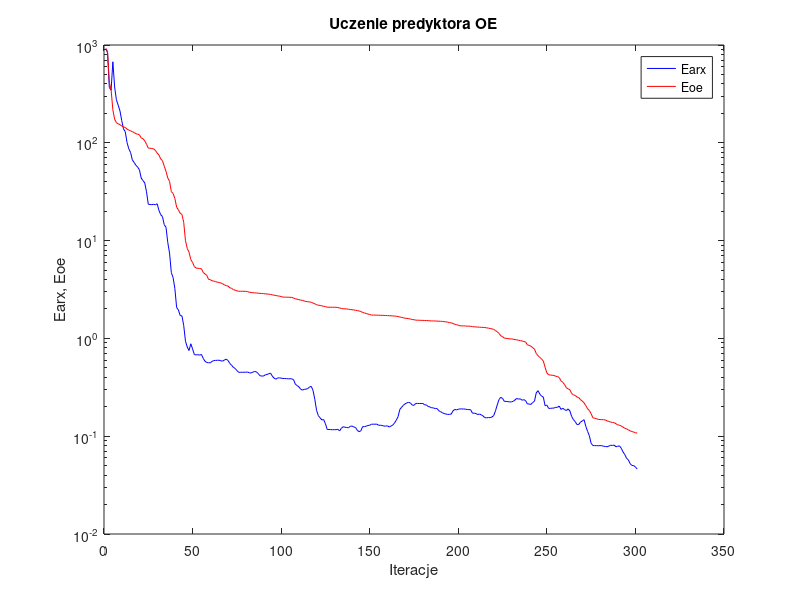
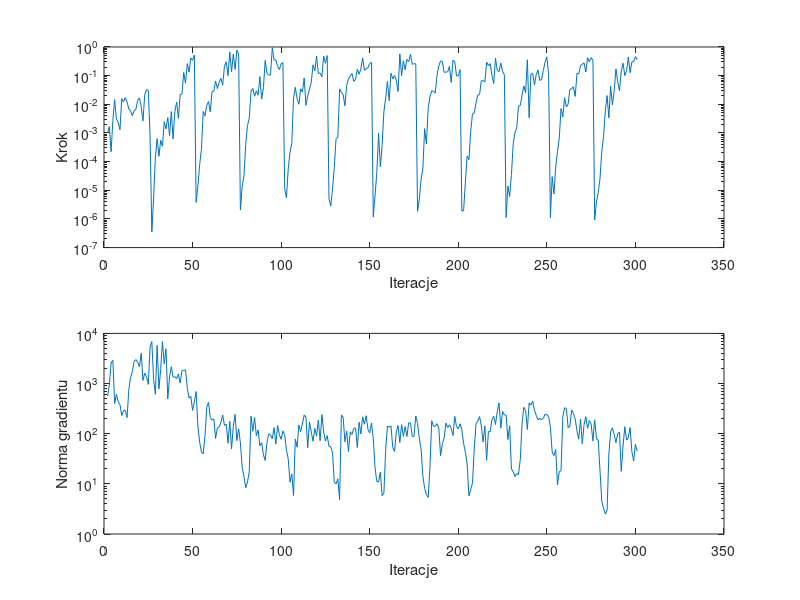

The MATLAB script that drew these images, in order:
%uczenie predyktora oe
clear all;
n=0; farx(n+1)=9.142257e+002; foe(n+1)=9.211125e+002; wspucz(n+1)=0.000000e+000; ng(n+1)=0.000000e+000;
%odnowa zmiennej metryki
n=1; farx(n+1)=8.337707e+002; foe(n+1)=8.612515e+002; krok(n+1)=1.001196e-003; ng(n+1)=5.607890e+002;
n=2; farx(n+1)=3.676377e+002; foe(n+1)=4.155326e+002; krok(n+1)=1.667309e-003; ng(n+1)=9.377654e+002;
n=3; farx(n+1)=3.452736e+002; foe(n+1)=3.491742e+002; krok(n+1)=2.197532e-004; ng(n+1)=2.572173e+003;
n=4; farx(n+1)=6.730583e+002; foe(n+1)=2.174042e+002; krok(n+1)=2.677949e-003; ng(n+1)=2.913925e+003;
n=5; farx(n+1)=3.725190e+002; foe(n+1)=1.742288e+002; krok(n+1)=1.450364e-002; ng(n+1)=4.018038e+002;
n=6; farx(n+1)=2.755171e+002; foe(n+1)=1.606844e+002; krok(n+1)=3.065383e-003; ng(n+1)=6.103158e+002;
n=7; farx(n+1)=2.427585e+002; foe(n+1)=1.565318e+002; krok(n+1)=2.359800e-003; ng(n+1)=4.352551e+002;
n=8; farx(n+1)=2.124340e+002; foe(n+1)=1.531893e+002; krok(n+1)=1.298462e-003; ng(n+1)=3.805823e+002;
n=9; farx(n+1)=1.690265e+002; foe(n+1)=1.488217e+002; krok(n+1)=1.561853e-002; ng(n+1)=2.300643e+002;
n=10; farx(n+1)=1.387518e+002; foe(n+1)=1.452237e+002; krok(n+1)=1.208515e-002; ng(n+1)=2.878048e+002;
n=11; farx(n+1)=1.299984e+002; foe(n+1)=1.434669e+002; krok(n+1)=1.703693e-002; ng(n+1)=2.946409e+002;
n=12; farx(n+1)=1.006224e+002; foe(n+1)=1.379888e+002; krok(n+1)=1.220118e-002; ng(n+1)=2.085927e+002;
n=13; farx(n+1)=8.690859e+001; foe(n+1)=1.348061e+002; krok(n+1)=6.884742e-003; ng(n+1)=7.509863e+002;
n=14; farx(n+1)=7.957143e+001; foe(n+1)=1.324767e+002; krok(n+1)=5.980899e-003; ng(n+1)=1.317580e+003;
n=15; farx(n+1)=6.686801e+001; foe(n+1)=1.300068e+002; krok(n+1)=4.001696e-003; ng(n+1)=1.723227e+003;
n=16; farx(n+1)=6.292170e+001; foe(n+1)=1.273062e+002; krok(n+1)=6.051627e-003; ng(n+1)=2.767863e+003;
n=17; farx(n+1)=5.890530e+001; foe(n+1)=1.239547e+002; krok(n+1)=6.606617e-003; ng(n+1)=3.000967e+003;
n=18; farx(n+1)=5.649322e+001; foe(n+1)=1.224001e+002; krok(n+1)=1.378623e-002; ng(n+1)=2.693924e+003;
n=19; farx(n+1)=5.292280e+001; foe(n+1)=1.207309e+002; krok(n+1)=1.672559e-002; ng(n+1)=2.140028e+003;
n=20; farx(n+1)=4.357963e+001; foe(n+1)=1.121921e+002; krok(n+1)=8.128862e-003; ng(n+1)=4.009988e+003;
n=21; farx(n+1)=4.110160e+001; foe(n+1)=1.102711e+002; krok(n+1)=2.634602e-003; ng(n+1)=1.156142e+003;
n=22; farx(n+1)=3.883761e+001; foe(n+1)=1.047209e+002; krok(n+1)=2.165649e-002; ng(n+1)=1.606540e+003;
n=23; farx(n+1)=3.153685e+001; foe(n+1)=9.666572e+001; krok(n+1)=3.250383e-002; ng(n+1)=1.377454e+003;
n=24; farx(n+1)=2.355587e+001; foe(n+1)=8.826649e+001; krok(n+1)=3.070634e-002; ng(n+1)=9.629962e+002;
n=25; farx(n+1)=2.335051e+001; foe(n+1)=8.803510e+001; krok(n+1)=7.899388e-004; ng(n+1)=5.329370e+003;
%odnowa zmiennej metryki
n=26; farx(n+1)=2.333646e+001; foe(n+1)=8.736459e+001; krok(n+1)=3.558340e-007; ng(n+1)=6.878408e+003;
n=27; farx(n+1)=2.347882e+001; foe(n+1)=8.684084e+001; krok(n+1)=5.403553e-006; ng(n+1)=1.205713e+003;
n=28; farx(n+1)=2.323752e+001; foe(n+1)=8.363382e+001; krok(n+1)=1.412779e-004; ng(n+1)=6.113490e+002;
n=29; farx(n+1)=2.381559e+001; foe(n+1)=7.864717e+001; krok(n+1)=6.328553e-004; ng(n+1)=5.757383e+003;
n=30; farx(n+1)=2.041493e+001; foe(n+1)=7.497674e+001; krok(n+1)=1.543265e-004; ng(n+1)=7.788985e+002;
n=31; farx(n+1)=1.841452e+001; foe(n+1)=6.848784e+001; krok(n+1)=5.534736e-004; ng(n+1)=1.923416e+003;
n=32; farx(n+1)=1.760874e+001; foe(n+1)=6.559742e+001; krok(n+1)=3.423805e-004; ng(n+1)=6.871484e+003;
n=33; farx(n+1)=1.454857e+001; foe(n+1)=5.767510e+001; krok(n+1)=2.456077e-003; ng(n+1)=2.490517e+003;
n=34; farx(n+1)=1.367223e+001; foe(n+1)=5.106590e+001; krok(n+1)=1.389400e-003; ng(n+1)=4.914790e+003;
n=35; farx(n+1)=9.564945e+000; foe(n+1)=4.370510e+001; krok(n+1)=3.426502e-003; ng(n+1)=4.901330e+002;
n=36; farx(n+1)=7.454959e+000; foe(n+1)=4.033252e+001; krok(n+1)=8.062699e-004; ng(n+1)=1.350140e+003;
n=37; farx(n+1)=4.712053e+000; foe(n+1)=3.167493e+001; krok(n+1)=5.557598e-003; ng(n+1)=2.154754e+003;
n=38; farx(n+1)=4.185978e+000; foe(n+1)=3.033755e+001; krok(n+1)=6.191918e-004; ng(n+1)=1.346541e+003;
n=39; farx(n+1)=3.234916e+000; foe(n+1)=2.698170e+001; krok(n+1)=5.631405e-003; ng(n+1)=1.364878e+003;
n=40; farx(n+1)=2.071331e+000; foe(n+1)=2.196977e+001; krok(n+1)=1.199493e-002; ng(n+1)=1.263531e+003;
n=41; farx(n+1)=1.952793e+000; foe(n+1)=2.062725e+001; krok(n+1)=3.240245e-003; ng(n+1)=1.537692e+003;
n=42; farx(n+1)=1.714712e+000; foe(n+1)=1.904077e+001; krok(n+1)=2.173419e-002; ng(n+1)=1.022442e+003;
n=43; farx(n+1)=1.697942e+000; foe(n+1)=1.850481e+001; krok(n+1)=2.272397e-002; ng(n+1)=1.802061e+003;
n=44; farx(n+1)=1.354735e+000; foe(n+1)=1.534927e+001; krok(n+1)=1.284644e-001; ng(n+1)=1.838846e+003;
n=45; farx(n+1)=9.356860e-001; foe(n+1)=9.962575e+000; krok(n+1)=5.442027e-002; ng(n+1)=1.875542e+003;
n=46; farx(n+1)=8.158434e-001; foe(n+1)=8.304422e+000; krok(n+1)=2.617897e-001; ng(n+1)=8.374991e+002;
n=47; farx(n+1)=7.518992e-001; foe(n+1)=7.612261e+000; krok(n+1)=1.329187e-001; ng(n+1)=5.111487e+002;
n=48; farx(n+1)=8.812325e-001; foe(n+1)=6.410044e+000; krok(n+1)=4.128102e-001; ng(n+1)=5.567238e+002;
n=49; farx(n+1)=7.814474e-001; foe(n+1)=5.970058e+000; krok(n+1)=3.428611e-001; ng(n+1)=2.922351e+002;
n=50; farx(n+1)=6.828774e-001; foe(n+1)=5.427005e+000; krok(n+1)=5.168653e-001; ng(n+1)=4.332194e+002;
%odnowa zmiennej metryki
n=51; farx(n+1)=6.783983e-001; foe(n+1)=5.237656e+000; krok(n+1)=3.793219e-006; ng(n+1)=6.920968e+002;
n=52; farx(n+1)=6.820284e-001; foe(n+1)=5.212352e+000; krok(n+1)=1.404624e-005; ng(n+1)=1.430688e+002;
n=53; farx(n+1)=6.739212e-001; foe(n+1)=5.186232e+000; krok(n+1)=7.777812e-005; ng(n+1)=6.759646e+001;
n=54; farx(n+1)=6.856288e-001; foe(n+1)=5.154959e+000; krok(n+1)=2.697438e-004; ng(n+1)=4.292748e+001;
n=55; farx(n+1)=6.252146e-001; foe(n+1)=4.728681e+000; krok(n+1)=5.608324e-003; ng(n+1)=3.961189e+001;
n=56; farx(n+1)=5.847798e-001; foe(n+1)=4.556252e+000; krok(n+1)=3.917519e-003; ng(n+1)=8.802937e+001;
n=57; farx(n+1)=5.670220e-001; foe(n+1)=4.423500e+000; krok(n+1)=9.041785e-003; ng(n+1)=3.406463e+002;
n=58; farx(n+1)=5.643288e-001; foe(n+1)=4.011722e+000; krok(n+1)=1.251384e-002; ng(n+1)=4.217994e+002;
n=59; farx(n+1)=5.632180e-001; foe(n+1)=3.990154e+000; krok(n+1)=5.445782e-003; ng(n+1)=2.100327e+002;
n=60; farx(n+1)=5.816417e-001; foe(n+1)=3.880812e+000; krok(n+1)=2.835564e-002; ng(n+1)=1.866193e+002;
n=61; farx(n+1)=5.937590e-001; foe(n+1)=3.855723e+000; krok(n+1)=2.867438e-002; ng(n+1)=1.973421e+002;
n=62; farx(n+1)=5.958096e-001; foe(n+1)=3.803845e+000; krok(n+1)=6.423218e-002; ng(n+1)=8.043520e+001;
n=63; farx(n+1)=5.973074e-001; foe(n+1)=3.759518e+000; krok(n+1)=3.552033e-002; ng(n+1)=1.309343e+002;
n=64; farx(n+1)=5.981302e-001; foe(n+1)=3.728963e+000; krok(n+1)=5.851700e-002; ng(n+1)=1.354728e+002;
n=65; farx(n+1)=5.902578e-001; foe(n+1)=3.684641e+000; krok(n+1)=8.000730e-002; ng(n+1)=1.674218e+002;
n=66; farx(n+1)=5.855544e-001; foe(n+1)=3.621746e+000; krok(n+1)=4.614317e-002; ng(n+1)=2.362157e+002;
n=67; farx(n+1)=6.017658e-001; foe(n+1)=3.526472e+000; krok(n+1)=2.143812e-001; ng(n+1)=1.463108e+002;
n=68; farx(n+1)=6.137635e-001; foe(n+1)=3.460353e+000; krok(n+1)=3.026447e-001; ng(n+1)=1.549887e+002;
n=69; farx(n+1)=5.944036e-001; foe(n+1)=3.429747e+000; krok(n+1)=1.000852e-001; ng(n+1)=6.473274e+001;
n=70; farx(n+1)=5.546882e-001; foe(n+1)=3.293227e+000; krok(n+1)=6.744582e-001; ng(n+1)=1.769164e+002;
n=71; farx(n+1)=5.319751e-001; foe(n+1)=3.255173e+000; krok(n+1)=1.362644e-001; ng(n+1)=4.952036e+001;
n=72; farx(n+1)=5.064549e-001; foe(n+1)=3.150796e+000; krok(n+1)=5.642809e-001; ng(n+1)=1.404343e+002;
n=73; farx(n+1)=4.935766e-001; foe(n+1)=3.118505e+000; krok(n+1)=1.652088e-001; ng(n+1)=2.420552e+002;
n=74; farx(n+1)=4.689570e-001; foe(n+1)=3.067680e+000; krok(n+1)=7.773108e-001; ng(n+1)=7.282667e+001;
n=75; farx(n+1)=4.500871e-001; foe(n+1)=3.033750e+000; krok(n+1)=5.636152e-001; ng(n+1)=1.246300e+002;
%odnowa zmiennej metryki
n=76; farx(n+1)=4.501562e-001; foe(n+1)=3.032671e+000; krok(n+1)=2.056671e-006; ng(n+1)=6.556814e+001;
n=77; farx(n+1)=4.503602e-001; foe(n+1)=3.032129e+000; krok(n+1)=1.350026e-005; ng(n+1)=2.106817e+001;
n=78; farx(n+1)=4.511102e-001; foe(n+1)=3.031564e+000; krok(n+1)=3.145966e-005; ng(n+1)=1.407287e+001;
n=79; farx(n+1)=4.506695e-001; foe(n+1)=3.029648e+000; krok(n+1)=4.029366e-004; ng(n+1)=8.357680e+000;
n=80; farx(n+1)=4.533362e-001; foe(n+1)=3.012173e+000; krok(n+1)=1.812955e-003; ng(n+1)=1.089532e+001;
n=81; farx(n+1)=4.455089e-001; foe(n+1)=2.966704e+000; krok(n+1)=3.253129e-003; ng(n+1)=1.749449e+001;
n=82; farx(n+1)=4.428808e-001; foe(n+1)=2.948018e+000; krok(n+1)=2.835564e-002; ng(n+1)=2.233079e+002;
n=83; farx(n+1)=4.512264e-001; foe(n+1)=2.931173e+000; krok(n+1)=3.586741e-002; ng(n+1)=1.113747e+002;
n=84; farx(n+1)=4.594210e-001; foe(n+1)=2.920722e+000; krok(n+1)=1.906683e-002; ng(n+1)=2.100520e+002;
n=85; farx(n+1)=4.552399e-001; foe(n+1)=2.917426e+000; krok(n+1)=2.954351e-002; ng(n+1)=9.114882e+001;
n=86; farx(n+1)=4.383568e-001; foe(n+1)=2.901577e+000; krok(n+1)=2.074719e-002; ng(n+1)=1.182936e+002;
n=87; farx(n+1)=4.157131e-001; foe(n+1)=2.883673e+000; krok(n+1)=9.233170e-002; ng(n+1)=5.723025e+001;
n=88; farx(n+1)=4.123321e-001; foe(n+1)=2.878828e+000; krok(n+1)=1.525264e-002; ng(n+1)=6.643871e+001;
n=89; farx(n+1)=4.119426e-001; foe(n+1)=2.871143e+000; krok(n+1)=3.818352e-002; ng(n+1)=3.779979e+001;
n=90; farx(n+1)=4.236287e-001; foe(n+1)=2.855658e+000; krok(n+1)=3.421659e-001; ng(n+1)=2.923937e+001;
n=91; farx(n+1)=4.278377e-001; foe(n+1)=2.844654e+000; krok(n+1)=1.197092e-001; ng(n+1)=6.669625e+001;
n=92; farx(n+1)=4.350823e-001; foe(n+1)=2.831507e+000; krok(n+1)=1.047148e-001; ng(n+1)=9.928487e+001;
n=93; farx(n+1)=4.414073e-001; foe(n+1)=2.820186e+000; krok(n+1)=1.067078e-001; ng(n+1)=9.481320e+001;
n=94; farx(n+1)=4.121245e-001; foe(n+1)=2.790726e+000; krok(n+1)=9.471081e-001; ng(n+1)=7.946716e+001;
n=95; farx(n+1)=3.927301e-001; foe(n+1)=2.765770e+000; krok(n+1)=3.550835e-001; ng(n+1)=1.323819e+002;
n=96; farx(n+1)=3.827424e-001; foe(n+1)=2.748564e+000; krok(n+1)=3.505976e-001; ng(n+1)=6.207272e+001;
n=97; farx(n+1)=3.939997e-001; foe(n+1)=2.718021e+000; krok(n+1)=2.134155e-001; ng(n+1)=1.461261e+002;
n=98; farx(n+1)=3.948779e-001; foe(n+1)=2.706639e+000; krok(n+1)=1.627922e-001; ng(n+1)=9.512602e+001;
n=99; farx(n+1)=3.925628e-001; foe(n+1)=2.678484e+000; krok(n+1)=2.587256e-001; ng(n+1)=7.716777e+001;
n=100; farx(n+1)=3.889593e-001; foe(n+1)=2.645947e+000; krok(n+1)=2.841626e-001; ng(n+1)=1.132384e+002;
%odnowa zmiennej metryki
n=101; farx(n+1)=3.885188e-001; foe(n+1)=2.640194e+000; krok(n+1)=1.168403e-005; ng(n+1)=9.580905e+001;
n=102; farx(n+1)=3.882129e-001; foe(n+1)=2.639341e+000; krok(n+1)=5.421647e-006; ng(n+1)=4.695459e+001;
n=103; farx(n+1)=3.858059e-001; foe(n+1)=2.634473e+000; krok(n+1)=5.582033e-005; ng(n+1)=3.147359e+001;
n=104; farx(n+1)=3.871817e-001; foe(n+1)=2.632953e+000; krok(n+1)=2.116763e-004; ng(n+1)=1.080489e+001;
n=105; farx(n+1)=3.855157e-001; foe(n+1)=2.627007e+000; krok(n+1)=4.302964e-004; ng(n+1)=1.577561e+001;
n=106; farx(n+1)=3.790622e-001; foe(n+1)=2.582494e+000; krok(n+1)=1.631060e-002; ng(n+1)=5.870215e+000;
n=107; farx(n+1)=3.405143e-001; foe(n+1)=2.543836e+000; krok(n+1)=3.923753e-002; ng(n+1)=7.843175e+001;
n=108; farx(n+1)=3.296025e-001; foe(n+1)=2.516208e+000; krok(n+1)=1.576669e-002; ng(n+1)=5.379773e+001;
n=109; farx(n+1)=3.200039e-001; foe(n+1)=2.493434e+000; krok(n+1)=1.004449e-002; ng(n+1)=1.490426e+002;
n=110; farx(n+1)=3.028083e-001; foe(n+1)=2.462156e+000; krok(n+1)=3.467713e-002; ng(n+1)=1.099442e+002;
n=111; farx(n+1)=2.960481e-001; foe(n+1)=2.448855e+000; krok(n+1)=2.672451e-002; ng(n+1)=1.560768e+002;
n=112; farx(n+1)=3.015450e-001; foe(n+1)=2.414973e+000; krok(n+1)=8.277891e-002; ng(n+1)=2.355496e+002;
n=113; farx(n+1)=3.024800e-001; foe(n+1)=2.389362e+000; krok(n+1)=9.289554e-003; ng(n+1)=2.150255e+002;
n=114; farx(n+1)=3.073911e-001; foe(n+1)=2.371650e+000; krok(n+1)=2.000182e-002; ng(n+1)=5.255093e+001;
n=115; farx(n+1)=3.180228e-001; foe(n+1)=2.360836e+000; krok(n+1)=3.393376e-002; ng(n+1)=1.701885e+002;
n=116; farx(n+1)=3.236775e-001; foe(n+1)=2.341142e+000; krok(n+1)=5.857529e-002; ng(n+1)=1.079573e+002;
n=117; farx(n+1)=2.932330e-001; foe(n+1)=2.298127e+000; krok(n+1)=2.393567e-001; ng(n+1)=7.070497e+001;
n=118; farx(n+1)=2.385315e-001; foe(n+1)=2.257228e+000; krok(n+1)=1.468011e-001; ng(n+1)=1.275213e+002;
n=119; farx(n+1)=1.836142e-001; foe(n+1)=2.212253e+000; krok(n+1)=4.764226e-001; ng(n+1)=8.934618e+001;
n=120; farx(n+1)=1.621619e-001; foe(n+1)=2.183582e+000; krok(n+1)=1.183650e-001; ng(n+1)=1.861979e+002;
n=121; farx(n+1)=1.542592e-001; foe(n+1)=2.170765e+000; krok(n+1)=1.237945e-001; ng(n+1)=7.245923e+001;
n=122; farx(n+1)=1.465276e-001; foe(n+1)=2.149983e+000; krok(n+1)=9.137743e-002; ng(n+1)=2.401064e+002;
n=123; farx(n+1)=1.478890e-001; foe(n+1)=2.131747e+000; krok(n+1)=4.811170e-001; ng(n+1)=1.095064e+002;
n=124; farx(n+1)=1.342939e-001; foe(n+1)=2.112883e+000; krok(n+1)=2.701916e-001; ng(n+1)=7.118257e+001;
n=125; farx(n+1)=1.171897e-001; foe(n+1)=2.085303e+000; krok(n+1)=5.005775e-001; ng(n+1)=9.163879e+001;
%odnowa zmiennej metryki
n=126; farx(n+1)=1.170499e-001; foe(n+1)=2.084228e+000; krok(n+1)=5.036867e-006; ng(n+1)=5.594120e+001;
n=127; farx(n+1)=1.169168e-001; foe(n+1)=2.083461e+000; krok(n+1)=2.815262e-006; ng(n+1)=5.481647e+001;
n=128; farx(n+1)=1.163975e-001; foe(n+1)=2.082360e+000; krok(n+1)=1.103022e-005; ng(n+1)=4.163005e+001;
n=129; farx(n+1)=1.166837e-001; foe(n+1)=2.081920e+000; krok(n+1)=6.121123e-005; ng(n+1)=1.070308e+001;
n=130; farx(n+1)=1.165799e-001; foe(n+1)=2.078095e+000; krok(n+1)=6.502194e-004; ng(n+1)=1.004232e+001;
n=131; farx(n+1)=1.177431e-001; foe(n+1)=2.071662e+000; krok(n+1)=6.946998e-004; ng(n+1)=1.259895e+001;
n=132; farx(n+1)=1.133014e-001; foe(n+1)=2.043057e+000; krok(n+1)=3.450322e-002; ng(n+1)=4.835468e+000;
n=133; farx(n+1)=1.205725e-001; foe(n+1)=2.026781e+000; krok(n+1)=2.630605e-002; ng(n+1)=2.363977e+002;
n=134; farx(n+1)=1.249819e-001; foe(n+1)=2.010001e+000; krok(n+1)=2.191235e-002; ng(n+1)=2.125790e+002;
n=135; farx(n+1)=1.235814e-001; foe(n+1)=2.006955e+000; krok(n+1)=8.855578e-003; ng(n+1)=6.884395e+001;
n=136; farx(n+1)=1.227864e-001; foe(n+1)=2.000837e+000; krok(n+1)=4.568872e-002; ng(n+1)=1.132701e+002;
n=137; farx(n+1)=1.220034e-001; foe(n+1)=1.988716e+000; krok(n+1)=7.682071e-002; ng(n+1)=4.421629e+001;
n=138; farx(n+1)=1.263197e-001; foe(n+1)=1.971949e+000; krok(n+1)=9.809225e-002; ng(n+1)=1.088729e+002;
n=139; farx(n+1)=1.270734e-001; foe(n+1)=1.967468e+000; krok(n+1)=1.183885e-001; ng(n+1)=9.647101e+001;
n=140; farx(n+1)=1.243935e-001; foe(n+1)=1.953505e+000; krok(n+1)=6.345427e-002; ng(n+1)=1.270796e+002;
n=141; farx(n+1)=1.227513e-001; foe(n+1)=1.939235e+000; krok(n+1)=7.414397e-002; ng(n+1)=1.305329e+002;
n=142; farx(n+1)=1.147478e-001; foe(n+1)=1.925969e+000; krok(n+1)=1.668612e-001; ng(n+1)=5.300009e+001;
n=143; farx(n+1)=1.112501e-001; foe(n+1)=1.908287e+000; krok(n+1)=1.114169e-001; ng(n+1)=1.695694e+002;
n=144; farx(n+1)=1.135268e-001; foe(n+1)=1.886403e+000; krok(n+1)=1.702433e-001; ng(n+1)=9.903623e+001;
n=145; farx(n+1)=1.254048e-001; foe(n+1)=1.841327e+000; krok(n+1)=4.144507e-001; ng(n+1)=2.164679e+002;
n=146; farx(n+1)=1.249857e-001; foe(n+1)=1.823226e+000; krok(n+1)=1.540951e-001; ng(n+1)=1.542127e+002;
n=147; farx(n+1)=1.266828e-001; foe(n+1)=1.799041e+000; krok(n+1)=1.732520e-001; ng(n+1)=2.284583e+002;
n=148; farx(n+1)=1.286632e-001; foe(n+1)=1.771756e+000; krok(n+1)=1.886278e-001; ng(n+1)=1.221524e+002;
n=149; farx(n+1)=1.293676e-001; foe(n+1)=1.756943e+000; krok(n+1)=2.701727e-001; ng(n+1)=1.040064e+002;
n=150; farx(n+1)=1.327162e-001; foe(n+1)=1.732605e+000; krok(n+1)=2.886121e-001; ng(n+1)=1.634830e+002;
%odnowa zmiennej metryki
n=151; farx(n+1)=1.326554e-001; foe(n+1)=1.732056e+000; krok(n+1)=1.162471e-006; ng(n+1)=8.029669e+001;
n=152; farx(n+1)=1.326830e-001; foe(n+1)=1.731880e+000; krok(n+1)=6.453292e-006; ng(n+1)=2.123252e+001;
n=153; farx(n+1)=1.329187e-001; foe(n+1)=1.731493e+000; krok(n+1)=4.204485e-005; ng(n+1)=1.113656e+001;
n=154; farx(n+1)=1.294767e-001; foe(n+1)=1.724356e+000; krok(n+1)=9.776905e-004; ng(n+1)=1.086795e+001;
n=155; farx(n+1)=1.294699e-001; foe(n+1)=1.723281e+000; krok(n+1)=6.615676e-005; ng(n+1)=1.703767e+001;
n=156; farx(n+1)=1.287504e-001; foe(n+1)=1.722697e+000; krok(n+1)=3.624433e-004; ng(n+1)=5.797551e+000;
n=157; farx(n+1)=1.269314e-001; foe(n+1)=1.716786e+000; krok(n+1)=5.485375e-003; ng(n+1)=6.475985e+000;
n=158; farx(n+1)=1.269359e-001; foe(n+1)=1.713940e+000; krok(n+1)=1.683407e-002; ng(n+1)=4.767166e+001;
n=159; farx(n+1)=1.277350e-001; foe(n+1)=1.710392e+000; krok(n+1)=6.268030e-002; ng(n+1)=1.427770e+002;
n=160; farx(n+1)=1.239844e-001; foe(n+1)=1.708389e+000; krok(n+1)=1.349272e-002; ng(n+1)=1.347258e+002;
n=161; farx(n+1)=1.270050e-001; foe(n+1)=1.702562e+000; krok(n+1)=1.221956e-001; ng(n+1)=1.435227e+002;
n=162; farx(n+1)=1.297578e-001; foe(n+1)=1.698511e+000; krok(n+1)=7.672268e-002; ng(n+1)=5.331478e+001;
n=163; farx(n+1)=1.364898e-001; foe(n+1)=1.692354e+000; krok(n+1)=1.015974e-001; ng(n+1)=4.452969e+001;
n=164; farx(n+1)=1.459625e-001; foe(n+1)=1.683858e+000; krok(n+1)=6.905442e-002; ng(n+1)=1.093050e+002;
n=165; farx(n+1)=1.583962e-001; foe(n+1)=1.674222e+000; krok(n+1)=2.788178e-002; ng(n+1)=1.457723e+002;
n=166; farx(n+1)=1.880745e-001; foe(n+1)=1.652943e+000; krok(n+1)=5.752763e-001; ng(n+1)=6.673256e+001;
n=167; farx(n+1)=1.975145e-001; foe(n+1)=1.643417e+000; krok(n+1)=1.003991e-001; ng(n+1)=1.521198e+002;
n=168; farx(n+1)=2.071529e-001; foe(n+1)=1.624224e+000; krok(n+1)=3.324062e-001; ng(n+1)=8.831785e+001;
n=169; farx(n+1)=2.145239e-001; foe(n+1)=1.609823e+000; krok(n+1)=1.619492e-001; ng(n+1)=1.385991e+002;
n=170; farx(n+1)=2.191629e-001; foe(n+1)=1.601119e+000; krok(n+1)=3.691454e-001; ng(n+1)=8.776314e+001;
n=171; farx(n+1)=2.223389e-001; foe(n+1)=1.590981e+000; krok(n+1)=3.081903e-001; ng(n+1)=1.653003e+002;
n=172; farx(n+1)=2.180201e-001; foe(n+1)=1.578586e+000; krok(n+1)=5.535078e-001; ng(n+1)=1.640965e+002;
n=173; farx(n+1)=2.081398e-001; foe(n+1)=1.562197e+000; krok(n+1)=2.475890e-001; ng(n+1)=8.829291e+001;
n=174; farx(n+1)=2.068335e-001; foe(n+1)=1.551185e+000; krok(n+1)=2.621866e-001; ng(n+1)=8.819402e+001;
n=175; farx(n+1)=2.165334e-001; foe(n+1)=1.537339e+000; krok(n+1)=2.567403e-001; ng(n+1)=2.254047e+002;
%odnowa zmiennej metryki
n=176; farx(n+1)=2.161623e-001; foe(n+1)=1.534919e+000; krok(n+1)=1.845341e-006; ng(n+1)=1.612339e+002;
n=177; farx(n+1)=2.161256e-001; foe(n+1)=1.533002e+000; krok(n+1)=4.833762e-006; ng(n+1)=8.038228e+001;
n=178; farx(n+1)=2.158220e-001; foe(n+1)=1.529667e+000; krok(n+1)=2.449700e-005; ng(n+1)=4.935039e+001;
n=179; farx(n+1)=2.165152e-001; foe(n+1)=1.528917e+000; krok(n+1)=5.560902e-005; ng(n+1)=1.427190e+001;
n=180; farx(n+1)=2.092756e-001; foe(n+1)=1.523599e+000; krok(n+1)=1.420511e-003; ng(n+1)=8.167585e+000;
n=181; farx(n+1)=2.087522e-001; foe(n+1)=1.522797e+000; krok(n+1)=4.089425e-004; ng(n+1)=6.109518e+000;
n=182; farx(n+1)=2.013058e-001; foe(n+1)=1.519008e+000; krok(n+1)=7.242402e-003; ng(n+1)=5.391309e+000;
n=183; farx(n+1)=1.990303e-001; foe(n+1)=1.511964e+000; krok(n+1)=1.835014e-002; ng(n+1)=2.130782e+001;
n=184; farx(n+1)=1.952404e-001; foe(n+1)=1.508832e+000; krok(n+1)=2.946581e-002; ng(n+1)=1.815158e+002;
n=185; farx(n+1)=1.947075e-001; foe(n+1)=1.507662e+000; krok(n+1)=2.857938e-002; ng(n+1)=1.398059e+002;
n=186; farx(n+1)=1.912743e-001; foe(n+1)=1.506336e+000; krok(n+1)=2.476948e-002; ng(n+1)=1.405112e+002;
n=187; farx(n+1)=1.918927e-001; foe(n+1)=1.503372e+000; krok(n+1)=1.046893e-001; ng(n+1)=1.583457e+002;
n=188; farx(n+1)=1.820960e-001; foe(n+1)=1.499849e+000; krok(n+1)=2.203117e-001; ng(n+1)=1.295785e+002;
n=189; farx(n+1)=1.782657e-001; foe(n+1)=1.495760e+000; krok(n+1)=3.262230e-001; ng(n+1)=3.642949e+001;
n=190; farx(n+1)=1.737530e-001; foe(n+1)=1.492469e+000; krok(n+1)=3.169310e-001; ng(n+1)=6.298970e+001;
n=191; farx(n+1)=1.704288e-001; foe(n+1)=1.484348e+000; krok(n+1)=1.298300e-001; ng(n+1)=8.100616e+001;
n=192; farx(n+1)=1.685410e-001; foe(n+1)=1.476444e+000; krok(n+1)=1.336126e-001; ng(n+1)=1.623983e+002;
n=193; farx(n+1)=1.669878e-001; foe(n+1)=1.467741e+000; krok(n+1)=1.354890e-001; ng(n+1)=1.328939e+002;
n=194; farx(n+1)=1.671397e-001; foe(n+1)=1.447459e+000; krok(n+1)=2.106628e-001; ng(n+1)=1.504971e+002;
n=195; farx(n+1)=1.683367e-001; foe(n+1)=1.443545e+000; krok(n+1)=5.793922e-002; ng(n+1)=1.270456e+002;
n=196; farx(n+1)=1.815100e-001; foe(n+1)=1.419966e+000; krok(n+1)=3.435737e-001; ng(n+1)=9.211950e+001;
n=197; farx(n+1)=1.879494e-001; foe(n+1)=1.394662e+000; krok(n+1)=3.091015e-001; ng(n+1)=2.209638e+002;
n=198; farx(n+1)=1.856778e-001; foe(n+1)=1.381872e+000; krok(n+1)=9.809225e-002; ng(n+1)=1.390838e+002;
n=199; farx(n+1)=1.887606e-001; foe(n+1)=1.364650e+000; krok(n+1)=9.809225e-002; ng(n+1)=1.247723e+002;
n=200; farx(n+1)=1.901458e-001; foe(n+1)=1.344960e+000; krok(n+1)=1.619492e-001; ng(n+1)=1.576678e+002;
%odnowa zmiennej metryki
n=201; farx(n+1)=1.899246e-001; foe(n+1)=1.343422e+000; krok(n+1)=1.883851e-006; ng(n+1)=1.187503e+002;
n=202; farx(n+1)=1.899159e-001; foe(n+1)=1.342739e+000; krok(n+1)=1.957485e-006; ng(n+1)=6.406248e+001;
n=203; farx(n+1)=1.891503e-001; foe(n+1)=1.340717e+000; krok(n+1)=1.894313e-005; ng(n+1)=4.271820e+001;
n=204; farx(n+1)=1.874064e-001; foe(n+1)=1.334230e+000; krok(n+1)=1.569452e-004; ng(n+1)=2.470448e+001;
n=205; farx(n+1)=1.870916e-001; foe(n+1)=1.334040e+000; krok(n+1)=1.169035e-004; ng(n+1)=5.771895e+000;
n=206; farx(n+1)=1.863103e-001; foe(n+1)=1.330307e+000; krok(n+1)=1.111417e-003; ng(n+1)=7.806999e+000;
n=207; farx(n+1)=1.717912e-001; foe(n+1)=1.320396e+000; krok(n+1)=4.573216e-003; ng(n+1)=1.025398e+001;
n=208; farx(n+1)=1.723173e-001; foe(n+1)=1.312682e+000; krok(n+1)=5.020749e-003; ng(n+1)=4.925671e+001;
n=209; farx(n+1)=1.703905e-001; foe(n+1)=1.310056e+000; krok(n+1)=1.111520e-002; ng(n+1)=1.577415e+002;
n=210; farx(n+1)=1.664461e-001; foe(n+1)=1.305622e+000; krok(n+1)=2.109093e-002; ng(n+1)=1.779467e+002;
n=211; farx(n+1)=1.685529e-001; foe(n+1)=1.301745e+000; krok(n+1)=2.165649e-002; ng(n+1)=2.199544e+002;
n=212; farx(n+1)=1.653357e-001; foe(n+1)=1.299402e+000; krok(n+1)=6.640781e-002; ng(n+1)=1.426843e+002;
n=213; farx(n+1)=1.608286e-001; foe(n+1)=1.294927e+000; krok(n+1)=6.732646e-002; ng(n+1)=6.832872e+001;
n=214; farx(n+1)=1.547818e-001; foe(n+1)=1.291684e+000; krok(n+1)=6.024636e-002; ng(n+1)=1.428207e+002;
n=215; farx(n+1)=1.541534e-001; foe(n+1)=1.283329e+000; krok(n+1)=2.974827e-001; ng(n+1)=2.956149e+001;
n=216; farx(n+1)=1.552254e-001; foe(n+1)=1.273127e+000; krok(n+1)=2.203117e-001; ng(n+1)=1.103802e+002;
n=217; farx(n+1)=1.547364e-001; foe(n+1)=1.263842e+000; krok(n+1)=2.625380e-001; ng(n+1)=1.094742e+002;
n=218; farx(n+1)=1.574447e-001; foe(n+1)=1.251038e+000; krok(n+1)=1.031518e-001; ng(n+1)=1.926945e+002;
n=219; farx(n+1)=1.624811e-001; foe(n+1)=1.236611e+000; krok(n+1)=5.286105e-002; ng(n+1)=2.229430e+002;
n=220; farx(n+1)=1.818957e-001; foe(n+1)=1.202865e+000; krok(n+1)=4.079802e-001; ng(n+1)=1.533154e+002;
n=221; farx(n+1)=2.089768e-001; foe(n+1)=1.168562e+000; krok(n+1)=1.509846e-001; ng(n+1)=2.751103e+002;
n=222; farx(n+1)=2.376588e-001; foe(n+1)=1.123656e+000; krok(n+1)=1.381088e-001; ng(n+1)=4.107275e+002;
n=223; farx(n+1)=2.499303e-001; foe(n+1)=1.062581e+000; krok(n+1)=2.740921e-001; ng(n+1)=1.295992e+002;
n=224; farx(n+1)=2.431069e-001; foe(n+1)=1.041241e+000; krok(n+1)=1.400181e-001; ng(n+1)=2.764620e+002;
n=225; farx(n+1)=2.271429e-001; foe(n+1)=1.006707e+000; krok(n+1)=1.077557e-001; ng(n+1)=2.374912e+002;
%odnowa zmiennej metryki
n=226; farx(n+1)=2.267867e-001; foe(n+1)=1.001787e+000; krok(n+1)=1.117914e-006; ng(n+1)=2.351830e+002;
n=227; farx(n+1)=2.258493e-001; foe(n+1)=9.964138e-001; krok(n+1)=1.414532e-005; ng(n+1)=7.656650e+001;
n=228; farx(n+1)=2.240157e-001; foe(n+1)=9.898934e-001; krok(n+1)=6.035587e-006; ng(n+1)=1.436686e+002;
n=229; farx(n+1)=2.243372e-001; foe(n+1)=9.891083e-001; krok(n+1)=3.565361e-005; ng(n+1)=1.968676e+001;
n=230; farx(n+1)=2.273841e-001; foe(n+1)=9.819724e-001; krok(n+1)=4.168272e-004; ng(n+1)=1.754431e+001;
n=231; farx(n+1)=2.346296e-001; foe(n+1)=9.713000e-001; krok(n+1)=1.024167e-003; ng(n+1)=1.403888e+001;
n=232; farx(n+1)=2.435129e-001; foe(n+1)=9.670355e-001; krok(n+1)=1.532691e-003; ng(n+1)=1.609587e+001;
n=233; farx(n+1)=2.391746e-001; foe(n+1)=9.573984e-001; krok(n+1)=8.682561e-003; ng(n+1)=1.527008e+001;
n=234; farx(n+1)=2.413297e-001; foe(n+1)=9.486609e-001; krok(n+1)=9.096510e-003; ng(n+1)=3.071007e+001;
n=235; farx(n+1)=2.332720e-001; foe(n+1)=9.420805e-001; krok(n+1)=2.113019e-002; ng(n+1)=1.634594e+002;
n=236; farx(n+1)=2.363335e-001; foe(n+1)=9.293016e-001; krok(n+1)=4.346837e-002; ng(n+1)=3.351920e+002;
n=237; farx(n+1)=2.310088e-001; foe(n+1)=9.201279e-001; krok(n+1)=2.541206e-002; ng(n+1)=2.881142e+002;
n=238; farx(n+1)=2.136950e-001; foe(n+1)=8.579559e-001; krok(n+1)=3.589327e-001; ng(n+1)=1.211152e+002;
n=239; farx(n+1)=2.134760e-001; foe(n+1)=8.491394e-001; krok(n+1)=3.400118e-003; ng(n+1)=4.114279e+002;
n=240; farx(n+1)=2.113855e-001; foe(n+1)=8.318159e-001; krok(n+1)=1.138873e-001; ng(n+1)=3.706317e+002;
n=241; farx(n+1)=2.210735e-001; foe(n+1)=8.040669e-001; krok(n+1)=1.191056e-001; ng(n+1)=4.465745e+002;
n=242; farx(n+1)=2.276588e-001; foe(n+1)=7.789313e-001; krok(n+1)=4.681906e-002; ng(n+1)=2.914197e+002;
n=243; farx(n+1)=2.770541e-001; foe(n+1)=7.015168e-001; krok(n+1)=1.093247e-001; ng(n+1)=2.325312e+002;
n=244; farx(n+1)=2.922438e-001; foe(n+1)=6.661767e-001; krok(n+1)=1.560458e-001; ng(n+1)=1.878963e+002;
n=245; farx(n+1)=2.697588e-001; foe(n+1)=6.396879e-001; krok(n+1)=6.827250e-002; ng(n+1)=2.035964e+002;
n=246; farx(n+1)=2.573489e-001; foe(n+1)=6.171918e-001; krok(n+1)=7.338628e-002; ng(n+1)=1.887456e+002;
n=247; farx(n+1)=2.513142e-001; foe(n+1)=5.871505e-001; krok(n+1)=1.500565e-001; ng(n+1)=2.021458e+002;
n=248; farx(n+1)=2.047697e-001; foe(n+1)=5.069038e-001; krok(n+1)=2.997685e-001; ng(n+1)=2.454386e+002;
n=249; farx(n+1)=2.081539e-001; foe(n+1)=4.435818e-001; krok(n+1)=4.536903e-001; ng(n+1)=2.388425e+002;
n=250; farx(n+1)=1.924846e-001; foe(n+1)=4.241827e-001; krok(n+1)=1.057059e-001; ng(n+1)=2.194430e+002;
%odnowa zmiennej metryki
n=251; farx(n+1)=1.925026e-001; foe(n+1)=4.227418e-001; krok(n+1)=1.099898e-006; ng(n+1)=1.330236e+002;
n=252; farx(n+1)=1.936527e-001; foe(n+1)=4.194648e-001; krok(n+1)=2.995233e-005; ng(n+1)=4.327813e+001;
n=253; farx(n+1)=1.938905e-001; foe(n+1)=4.186048e-001; krok(n+1)=7.382504e-006; ng(n+1)=3.658728e+001;
n=254; farx(n+1)=1.972036e-001; foe(n+1)=4.094120e-001; krok(n+1)=6.575810e-005; ng(n+1)=4.827107e+001;
n=255; farx(n+1)=1.973434e-001; foe(n+1)=4.084955e-001; krok(n+1)=2.263251e-004; ng(n+1)=9.534831e+000;
n=256; farx(n+1)=2.032410e-001; foe(n+1)=3.976075e-001; krok(n+1)=6.467102e-004; ng(n+1)=1.752924e+001;
n=257; farx(n+1)=1.878456e-001; foe(n+1)=3.677385e-001; krok(n+1)=7.088910e-003; ng(n+1)=1.833327e+001;
n=258; farx(n+1)=1.932827e-001; foe(n+1)=3.560929e-001; krok(n+1)=3.621201e-003; ng(n+1)=2.154398e+002;
n=259; farx(n+1)=1.868607e-001; foe(n+1)=3.368326e-001; krok(n+1)=1.706649e-002; ng(n+1)=3.285649e+002;
n=260; farx(n+1)=1.829945e-001; foe(n+1)=3.131794e-001; krok(n+1)=8.085176e-003; ng(n+1)=3.197271e+002;
n=261; farx(n+1)=1.901721e-001; foe(n+1)=3.054576e-001; krok(n+1)=1.004449e-002; ng(n+1)=1.314804e+002;
n=262; farx(n+1)=1.811398e-001; foe(n+1)=2.981854e-001; krok(n+1)=3.329590e-002; ng(n+1)=1.430623e+002;
n=263; farx(n+1)=1.591307e-001; foe(n+1)=2.734877e-001; krok(n+1)=3.482091e-002; ng(n+1)=2.967987e+002;
n=264; farx(n+1)=1.477946e-001; foe(n+1)=2.647171e-001; krok(n+1)=4.095813e-002; ng(n+1)=2.517457e+002;
n=265; farx(n+1)=1.409189e-001; foe(n+1)=2.612002e-001; krok(n+1)=1.879492e-002; ng(n+1)=1.972651e+002;
n=266; farx(n+1)=1.316670e-001; foe(n+1)=2.516285e-001; krok(n+1)=1.200954e-001; ng(n+1)=1.124814e+002;
n=267; farx(n+1)=1.317867e-001; foe(n+1)=2.477108e-001; krok(n+1)=1.147563e-001; ng(n+1)=7.799162e+001;
n=268; farx(n+1)=1.396206e-001; foe(n+1)=2.366569e-001; krok(n+1)=2.250273e-001; ng(n+1)=1.951563e+002;
n=269; farx(n+1)=1.430932e-001; foe(n+1)=2.287743e-001; krok(n+1)=2.515310e-001; ng(n+1)=6.331248e+001;
n=270; farx(n+1)=1.475973e-001; foe(n+1)=2.191900e-001; krok(n+1)=2.745822e-001; ng(n+1)=1.526946e+002;
n=271; farx(n+1)=1.259514e-001; foe(n+1)=2.054459e-001; krok(n+1)=1.331836e-001; ng(n+1)=2.175980e+002;
n=272; farx(n+1)=1.119200e-001; foe(n+1)=1.907845e-001; krok(n+1)=4.228884e-001; ng(n+1)=1.278360e+002;
n=273; farx(n+1)=1.009697e-001; foe(n+1)=1.830811e-001; krok(n+1)=3.066215e-001; ng(n+1)=1.832441e+002;
n=274; farx(n+1)=8.452379e-002; foe(n+1)=1.695428e-001; krok(n+1)=4.268310e-001; ng(n+1)=1.550360e+002;
n=275; farx(n+1)=8.021578e-002; foe(n+1)=1.541736e-001; krok(n+1)=3.428611e-001; ng(n+1)=7.184789e+001;
%odnowa zmiennej metryki
n=276; farx(n+1)=8.015229e-002; foe(n+1)=1.524537e-001; krok(n+1)=9.226703e-007; ng(n+1)=1.892774e+002;
n=277; farx(n+1)=8.005846e-002; foe(n+1)=1.511330e-001; krok(n+1)=3.932457e-006; ng(n+1)=7.938685e+001;
n=278; farx(n+1)=7.992662e-002; foe(n+1)=1.485878e-001; krok(n+1)=8.155065e-006; ng(n+1)=7.454416e+001;
n=279; farx(n+1)=8.009129e-002; foe(n+1)=1.479479e-001; krok(n+1)=2.581106e-005; ng(n+1)=1.833228e+001;
n=280; farx(n+1)=8.002378e-002; foe(n+1)=1.477685e-001; krok(n+1)=2.294393e-004; ng(n+1)=4.478997e+000;
n=281; farx(n+1)=7.892975e-002; foe(n+1)=1.474390e-001; krok(n+1)=7.348901e-004; ng(n+1)=3.305551e+000;
n=282; farx(n+1)=7.851608e-002; foe(n+1)=1.465626e-001; krok(n+1)=5.843731e-003; ng(n+1)=2.487756e+000;
n=283; farx(n+1)=7.789424e-002; foe(n+1)=1.435068e-001; krok(n+1)=2.015462e-002; ng(n+1)=2.981249e+000;
n=284; farx(n+1)=7.926659e-002; foe(n+1)=1.415279e-001; krok(n+1)=3.367365e-003; ng(n+1)=3.928152e+001;
n=285; farx(n+1)=8.079954e-002; foe(n+1)=1.394290e-001; krok(n+1)=4.331299e-002; ng(n+1)=1.088285e+002;
n=286; farx(n+1)=8.039788e-002; foe(n+1)=1.384022e-001; krok(n+1)=9.513276e-003; ng(n+1)=1.309524e+002;
n=287; farx(n+1)=8.106231e-002; foe(n+1)=1.375111e-001; krok(n+1)=2.936823e-002; ng(n+1)=9.622875e+001;
n=288; farx(n+1)=7.793922e-002; foe(n+1)=1.340424e-001; krok(n+1)=1.723367e-001; ng(n+1)=6.603842e+001;
n=289; farx(n+1)=7.890631e-002; foe(n+1)=1.309402e-001; krok(n+1)=6.144187e-002; ng(n+1)=1.014530e+002;
n=290; farx(n+1)=7.959571e-002; foe(n+1)=1.293767e-001; krok(n+1)=2.992730e-002; ng(n+1)=1.070802e+002;
n=291; farx(n+1)=7.529860e-002; foe(n+1)=1.273310e-001; krok(n+1)=1.447238e-001; ng(n+1)=1.772493e+001;
n=292; farx(n+1)=6.917729e-002; foe(n+1)=1.237612e-001; krok(n+1)=2.730638e-001; ng(n+1)=5.632318e+001;
n=293; farx(n+1)=6.480255e-002; foe(n+1)=1.206987e-001; krok(n+1)=1.000780e-001; ng(n+1)=1.377329e+002;
n=294; farx(n+1)=5.947869e-002; foe(n+1)=1.187059e-001; krok(n+1)=1.500565e-001; ng(n+1)=7.459294e+001;
n=295; farx(n+1)=5.717880e-002; foe(n+1)=1.161345e-001; krok(n+1)=4.411592e-001; ng(n+1)=8.386621e+001;
n=296; farx(n+1)=5.244572e-002; foe(n+1)=1.135367e-001; krok(n+1)=1.261335e-001; ng(n+1)=1.325779e+002;
n=297; farx(n+1)=5.027613e-002; foe(n+1)=1.115392e-001; krok(n+1)=3.029139e-001; ng(n+1)=4.353685e+001;
n=298; farx(n+1)=5.003153e-002; foe(n+1)=1.102325e-001; krok(n+1)=3.123324e-001; ng(n+1)=2.866167e+001;
n=299; farx(n+1)=4.845236e-002; foe(n+1)=1.085779e-001; krok(n+1)=4.641165e-001; ng(n+1)=6.137799e+001;
n=300; farx(n+1)=4.617928e-002; foe(n+1)=1.076367e-001; krok(n+1)=3.655097e-001; ng(n+1)=4.503860e+001;

figure; semilogy(farx,'b'); hold on; semilogy(foe,'r'); xlabel('Iteracje'); ylabel('Earx, Eoe'); legend('Earx','Eoe'); title('Uczenie predyktora OE');
figure; subplot(2,1,1); semilogy(krok); xlabel('Iteracje'); ylabel('Krok');
subplot(2,1,2); semilogy(ng); xlabel('Iteracje'); ylabel('Norma gradientu');
Earx=farx(n+1)
Eoe=foe(n+1)
